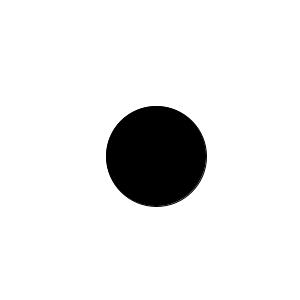
Frame 1 (no input)
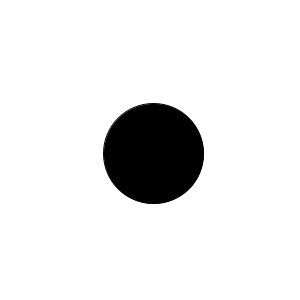
Frame 60 (the mouse pressed at the canvas centre just before this capture)
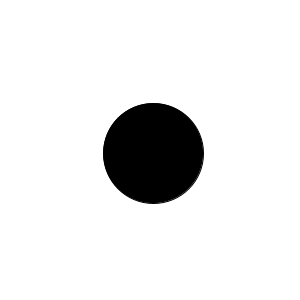
Frame 120 (the mouse held since frame 60 and released just before this capture)

The Processing sketch that drew these frames (run headless with seeded random() and noise(); from frame 60 on, the mouse is pressed at the canvas centre):

// Processing sketch: circlePerlinNoise
// ── circlePerlinNoise.pde
float noiseNum ;
float time;
void setup(){
  size(300,300);
  time = 0.0;
}

void draw(){
  background(255);
  ellipseMode(CENTER);
  
  noiseNum = noise(time);
  fill(0);
  ellipse(width/2+10*noiseNum,height/2+10*noiseNum,100,100);
  
  time += 0.1;
}
